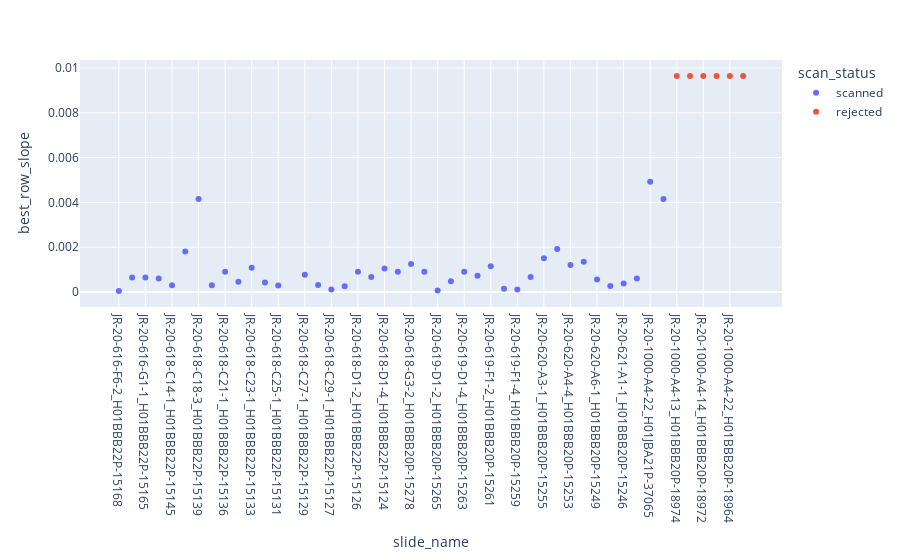

The cell this chart's notebook holds for it:
### Code cell
# fig = go.Figure()
# fig.add_trace(go.Scatter(x = df['slide_name'], y = df['best_row_slope'], mode = 'markers', 
#                          marker_color = df['scan_status']))
fig = px.scatter(df, x = df['slide_name'], y = df['best_row_slope'], color = df['scan_status'])
fig.show()

### Figure 1 — Plotly figure (JSON) as saved in the notebook; plotly's stock layout.template omitted (floating-point values rounded to 4 significant figures)
{"data": [{"hovertemplate": "scan_status=scanned<br>slide_name=%{x}<br>best_row_slope=%{y}<extra></extra>", "legendgroup": "scanned", "marker": {"color": "#636efa", "symbol": "circle"}, "mode": "markers", "name": "scanned", "orientation": "v", "showlegend": true, "type": "scatter", "x": ["JR-20-616-F6-2_H01BBB22P-15168", "JR-20-616-F7-2_H01BBB22P-15167", "JR-20-616-G1-1_H01BBB22P-15165", "JR-20-618-C1-2_H01BBB22P-15158", "JR-20-618-C14-1_H01BBB22P-15145", "JR-20-618-C18-2_H01BBB22P-15140", "JR-20-618-C18-3_H01BBB22P-15139", "JR-20-618-C20-1_H01BBB22P-15134", "JR-20-618-C21-1_H01BBB22P-15136", "JR-20-618-C22-1_H01BBB22P-15135", "JR-20-618-C23-1_H01BBB22P-15133", "JR-20-618-C24-1_H01BBB22P-15132", "JR-20-618-C25-1_H01BBB22P-15131", "JR-20-618-C26-1_H01BBB22P-15130", "JR-20-618-C27-1_H01BBB22P-15129", "JR-20-618-C28-1_H01BBB22P-15128", "JR-20-618-C29-1_H01BBB22P-15127", "JR-20-618-C3-2_H01BBB22P-15156", "JR-20-618-D1-2_H01BBB22P-15126", "JR-20-618-D1-3_H01BBB22P-15125", "JR-20-618-D1-4_H01BBB22P-15124", "JR-20-618-E1-5_H01BBB20P-15285", "JR-20-618-G3-2_H01BBB20P-15278", "JR-20-619-B1-4_H01BBB20P-15268", "JR-20-619-D1-2_H01BBB20P-15265", "JR-20-619-D1-3_H01BBB20P-15264", "JR-20-619-D1-4_H01BBB20P-15263", "JR-20-619-E1-2_H01BBB20P-15262", "JR-20-619-F1-2_H01BBB20P-15261", "JR-20-619-F1-3_H01BBB20P-15260", "JR-20-619-F1-4_H01BBB20P-15259", "JR-20-619-F1-5_H01BBB20P-15258", "JR-20-620-A3-1_H01BBB20P-15255", "JR-20-620-A4-1_H01BBB20P-15254", "JR-20-620-A4-4_H01BBB20P-15253", "JR-20-620-A5-1_H01BBB20P-15250", "JR-20-620-A6-1_H01BBB20P-15249", "JR-20-620-A7-1_H01BBB20P-15248", "JR-20-621-A1-1_H01BBB20P-15246", "JR-20-621-B1-1_H01BBB20P-15244", "JR-20-1000-A4-22_H01JBA21P-37065", "JR-20-1007-A4-14_H01JBA21P-37059"], "xaxis": "x", "y": [4.884e-05, 0.0006454, 0.0006454, 0.0006024, 0.0003012, 0.001807, 0.004154, 0.0003012, 0.0009036, 0.0004518, 0.001084, 0.0004284, 0.0002846, null, 0.0007745, 0.000315, 0.0001064, 0.0002582, 0.0009036, 0.0006707, 0.001046, 0.0009036, 0.001255, 0.0009036, 6.82e-05, 0.0004795, 0.0009036, 0.0007229, 0.001152, 0.0001425, 0.00011, 0.0006685, 0.001506, 0.001925, 0.001205, 0.001355, 0.000555, 0.0002704, 0.0003805, 0.0006024, 0.004923, 0.004154], "yaxis": "y"}, {"hovertemplate": "scan_status=rejected<br>slide_name=%{x}<br>best_row_slope=%{y}<extra></extra>", "legendgroup": "rejected", "marker": {"color": "#EF553B", "symbol": "circle"}, "mode": "markers", "name": "rejected", "orientation": "v", "showlegend": true, "type": "scatter", "x": ["JR-20-1000-A4-13_H01BBB20P-18974", "JR-20-1000-A4-13_H01JBA21P-37063", "JR-20-1000-A4-14_H01BBB20P-18972", "JR-20-1000-A4-14_H01JBA21P-37064", "JR-20-1000-A4-22_H01BBB20P-18964", "JR-20-1007-A4-14_H01BBB18P-19110"], "xaxis": "x", "y": [0.009639, 0.009639, 0.009639, 0.009639, 0.009639, 0.009639], "yaxis": "y"}], "layout": {"legend": {"title": {"text": "scan_status"}, "tracegroupgap": 0}, "margin": {"t": 60}, "xaxis": {"anchor": "y", "domain": [0, 1], "title": {"text": "slide_name"}}, "yaxis": {"anchor": "x", "domain": [0, 1], "title": {"text": "best_row_slope"}}}}
